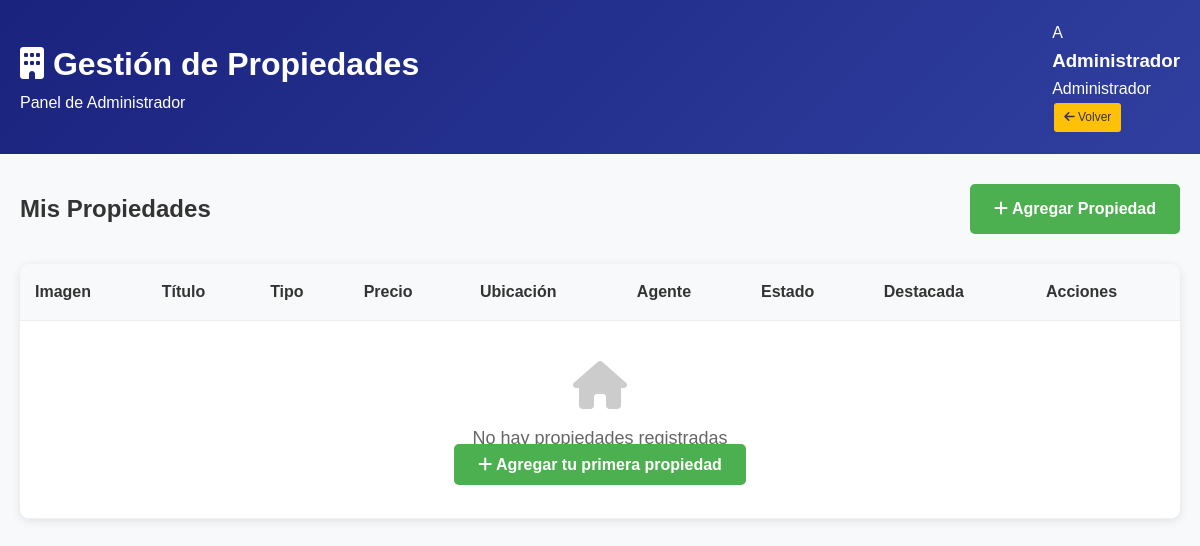
The page /admin/propiedades.php (signed in) on the database its author committed.
### tables this page shows
CREATE TABLE usuarios (
    id INT AUTO_INCREMENT PRIMARY KEY,
    nombre VARCHAR(100) NOT NULL,
    telefono VARCHAR(20),
    correo VARCHAR(100),
    email VARCHAR(100) UNIQUE NOT NULL,
    usuario VARCHAR(50) UNIQUE NOT NULL,
    contrasena VARCHAR(255) NOT NULL,
    privilegio ENUM('administrador', 'agente') DEFAULT 'agente',
    fecha_creacion TIMESTAMP DEFAULT CURRENT_TIMESTAMP,
    fecha_actualizacion TIMESTAMP DEFAULT CURRENT_TIMESTAMP ON UPDATE CURRENT_TIMESTAMP
);

### sesiones.php (called while the page is built, shortened)
<?php
require_once 'conexion.php';
function estaLogueado() {
    return isset($_SESSION['loggedin']) && $_SESSION['loggedin'] === true;
}
function esAdministrador() {
    return estaLogueado() && $_SESSION['privilegio'] === 'administrador';
}
function obtenerUsuarioActual() {
    global $conexion;
    try {
        $stmt = $conexion->prepare("SELECT * FROM usuarios WHERE id = ?");
        $stmt->execute([$_SESSION['user_id']]);
        return $stmt->fetch();
    } catch(PDOException $e) {
        return null;
    }
}
?>

### admin/propiedades.php (the view, shortened to what this page needs)
<?php
require_once '../sesiones.php';
$usuario_actual = obtenerUsuarioActual();
$es_admin = esAdministrador();
if ($es_admin) {
    $stmt = $conexion->prepare("
        SELECT p.*, u.nombre as agente_nombre
        FROM propiedades p
        LEFT JOIN usuarios u ON p.agente_id = u.id
        ORDER BY p.fecha_creacion DESC
    ");
    $stmt->execute();
}
$propiedades = $stmt->fetchAll();
?>
<!DOCTYPE html>
<html lang="es">
<head>
    <link rel="stylesheet" href="../css/style.css">
    <link rel="stylesheet" href="https://cdnjs.cloudflare.com/ajax/libs/font-awesome/6.0.0/css/all.min.css">
</head>
<body>
    <div class="admin-container">
        <header class="admin-header">
            <div class="admin-header-content">
                <div class="admin-title">
                    <h1><i class="fas fa-building"></i> Gestión de Propiedades</h1>
                    <p><?= $es_admin ? 'Panel de Administrador' : 'Panel de Agente' ?></p>
                </div>
                <div class="user-info">
                    <div class="user-avatar">
                        <?= strtoupper(substr($usuario_actual['nombre'], 0, 1)) ?>
                    </div>
                    <div class="user-details">
                        <h3><?= htmlspecialchars($usuario_actual['nombre']) ?></h3>
                        <p><?= ucfirst($usuario_actual['privilegio']) ?></p>
                    </div>
                    <a href="<?= $es_admin ? 'dashboard.php' : 'agente.php' ?>" class="btn-small btn-edit">
                        <i class="fas fa-arrow-left"></i> Volver
                    </a>
                </div>
            </div>
        </header>
        <div class="admin-content">
            <div class="page-header">
                <h2>Mis Propiedades</h2>
                <a href="agregar_propiedad.php" class="btn-add">
                    <i class="fas fa-plus"></i> Agregar Propiedad
                </a>
            </div>
            <div class="properties-table">
                <table>
                    <thead>
                        <tr>
                            <th>Imagen</th>
                            <th>Título</th>
                            <th>Tipo</th>
                            <th>Precio</th>
                            <th>Ubicación</th>
                            <?php if ($es_admin): ?>
                                <th>Agente</th>
                            <?php endif; ?>
                            <th>Estado</th>
                            <th>Destacada</th>
                            <th>Acciones</th>
                        </tr>
                    </thead>
                    <tbody>
                        <?php if (empty($propiedades)): ?>
                            <tr>
                                <td colspan="<?= $es_admin ? '9' : '8' ?>" style="text-align: center; padding: 40px;">
                                    <i class="fas fa-home" style="font-size: 48px; color: #ccc; margin-bottom: 15px;"></i>
                                    <p style="color: #666; font-size: 18px;">No hay propiedades registradas</p>
                                    <a href="agregar_propiedad.php" class="btn-add" style="margin-top: 15px;">
                                        <i class="fas fa-plus"></i> Agregar tu primera propiedad
                                    </a>
                                </td>
                            </tr>
                        <?php endif; ?>
                    </tbody>
                </table>
            </div>
        </div>
    </div>
</body>
</html>

### css/style.css (style rules this page uses)
* { margin: 0; padding: 0; box-sizing: border-box; }
html { scroll-behavior: smooth; }
body { font-family: 'Arial', sans-serif; line-height: 1.6; color: #333; }

### rows shown on the page
usuarios: nombre "A", nombre "Administrador", privilegio "Administrador"
